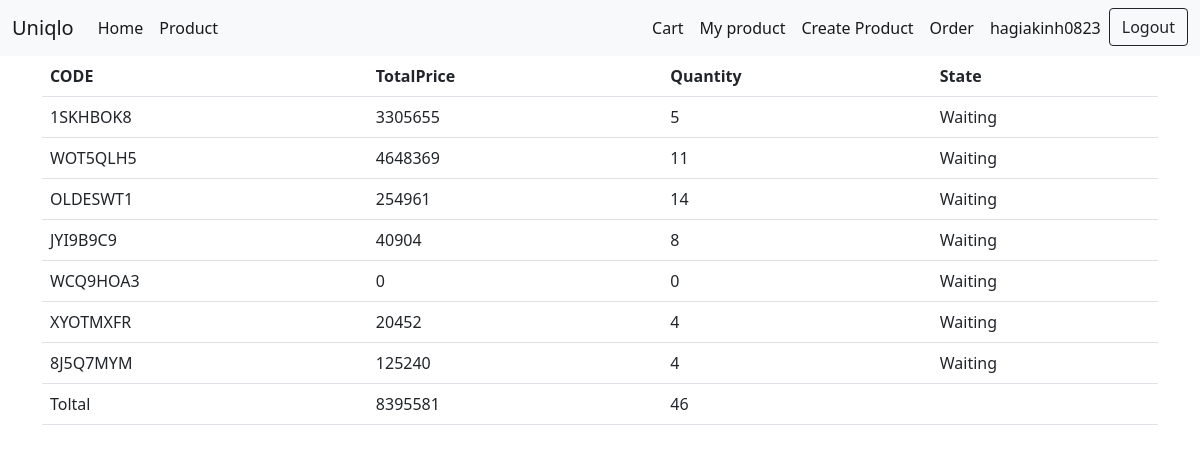
Screenshot of /order/ (signed in) with the database file from the repository.
### order/models.py (models this page shows, shortened)
class Order(models.Model):
    user = models.ForeignKey(User, on_delete=models.CASCADE)
    code = models.CharField(default="XXXXXXX", max_length=256)
    state = models.CharField(default="Waiting", max_length=256)
    totalprice = models.IntegerField(default=0)
    quantity = models.IntegerField(default=0)
    date = models.DateTimeField(auto_now=True)

### appUser/views.py (the view)
# urls.py: path('order/', views.orderUser, name ='order'),
@login_required
def orderUser(request):
    orders = Order.objects.filter(user=request.user)
    totalprice=0
    quantity=0
    for order in orders:
        totalprice += order.totalprice
        quantity += order.quantity
    return render(request, 'user/order.html', {'orders': orders, 'totalprice': totalprice, 'quantity': quantity})

### templates/user/order.html
{% extends "base/base.html" %}
{% block block_body %}
<form action="" method="POST">
<table class="table">
    <tr>
        <th>CODE</th>
        <th>TotalPrice</th>
        <th>Quantity</th>
        <th>State</th>
    </tr>
    {% for order in orders %}
    <tr>
        <td>{{order.code}}</td>
        <td>{{order.totalprice}}</td>
        <td>{{order.quantity}}</td>
        <td>{{order.state}}</td>
    </tr>
    {% endfor %}
    <tr>
        <td>Toltal</td>
        <td>{{totalprice}}</td>
        <td>{{quantity}}</td>
        <td></td>
    </tr>
</table>
</form>
{% endblock %}

### templates/base/base.html (shortened to what this page needs)
<!doctype html>
<html lang="en">
{% load static %}
<head>
    <link href="https://cdn.jsdelivr.net/npm/bootstrap@5.0.0-beta1/dist/css/bootstrap.min.css" rel="stylesheet"
>
    <link rel="stylesheet" href={% static 'css/style.css' %}>
</head>
<body>
    {% block block_body_not_nav %}
    <nav class="navbar navbar-expand-lg navbar-light bg-light">
        <div class="container-fluid">
            <a class="navbar-brand" href="{% url 'home:index' %}">Uniqlo</a>
            <div class="collapse navbar-collapse" id="navbarSupportedContent">
                <ul class="navbar-nav w-100">
                    <li class="nav-item">
                        <a class="nav-link active" aria-current="page" href="{% url 'home:index' %}">Home</a>
                    </li>
                    <li class="nav-item">
                        <a class="nav-link active" aria-current="page" href="{% url 'appProduct:product' %}">Product</a>
                    </li>
                    <li class="nav-item  ms-auto">
                        <a class="nav-link active" aria-current="page" href="{% url 'order:basket' %}">Cart
                            </a>
                    </li>
                    {% if user.is_authenticated %}
                    <li class="nav-item">
                        <a class="nav-link active" aria-current="page" href="{% url 'appProduct:productuser' %}">My
                            product</a>
                    </li>
                    <li class="nav-item">
                        <a class="nav-link active" aria-current="page"
                            href="{% url 'appProduct:createproduct' %}">Create Product</a>
                    </li>
                    <li class="nav-item">
                        <a class="nav-link active" aria-current="page"
                            href="{% url 'appUser:order' %}">Order</a>
                    </li>
                    <li class="nav-item">
                        <a class="nav-link active" aria-current="page"
                            href="{% url 'appUser:userInfo' %}">{{user.username }}
                        </a>
                    </li>
                    <li class="nav-item">
                        <form action="{% url 'register:logout' %}" method="POST">
                            <button type="submit" class="btn btn-outline-dark">Logout</button>
                        </form>
                    </li>
                    {%endif%}
                </ul>
            </div>
        </div>
    </nav>
    <div class="container">
        {% block block_body %}
        {% endblock %}
        {% endblock block_body_not_nav %}
    </div>
</body>
</html>

### rows the page displays
Order: code "1SKHBOK8", totalprice "3305655", quantity "5", state "Waiting"
Order: code "WOT5QLH5", totalprice "4648369", quantity "11", state "Waiting"
Order: code "OLDESWT1", totalprice "254961", quantity "14", state "Waiting"
Order: code "JYI9B9C9", totalprice "40904", quantity "8", state "Waiting"
Order: code "WCQ9HOA3", totalprice "0", quantity "0", state "Waiting"
Order: code "XYOTMXFR", totalprice "20452", quantity "4", state "Waiting"
Order: code "8J5Q7MYM", totalprice "125240", quantity "4", state "Waiting"

### other values shown
{{ user.username }} "hagiakinh0823"
{{ totalprice }} "8395581"
{{ quantity }} "46"
